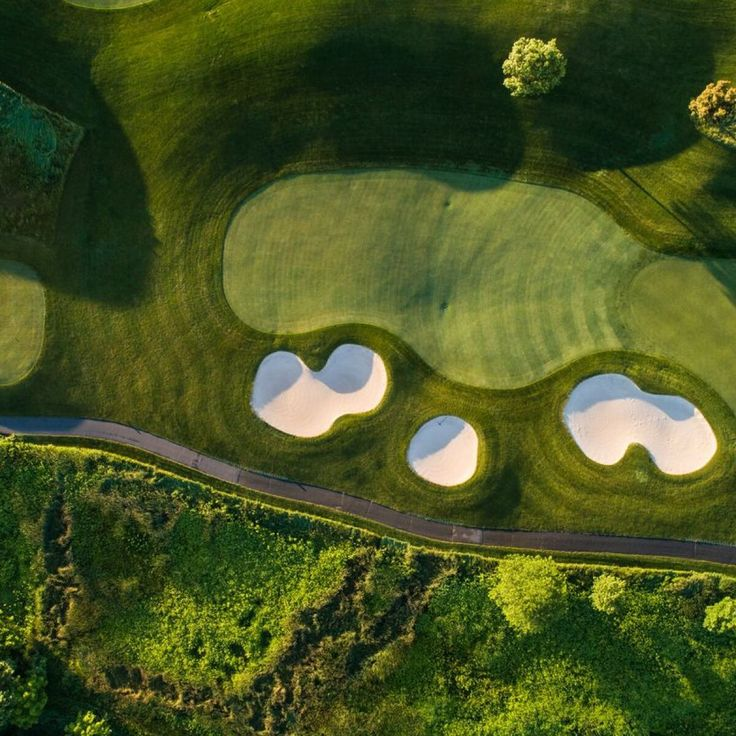
#> input picture AerialImage/imgs/overheadGolfGreen.jpg, 736 x 736 px
$ python openCV.py
#> lines starting #> are read from the running program, lines starting #| are printed output that depends on the picture; after the words box and inside, x2 and y2 are one past the last pixel; in counts of white or black regions, pixels touching at a corner belong together
import cv2
import numpy as np

# Load the image
image = cv2.imread("./imgs/overheadGolfGreen.jpg")
#> image is the input picture: shape (736, 736, 3); mean B, G, R 34.9, 84.1, 71.9

# Convert to grayscale
gray = cv2.cvtColor(image, cv2.COLOR_BGR2GRAY)
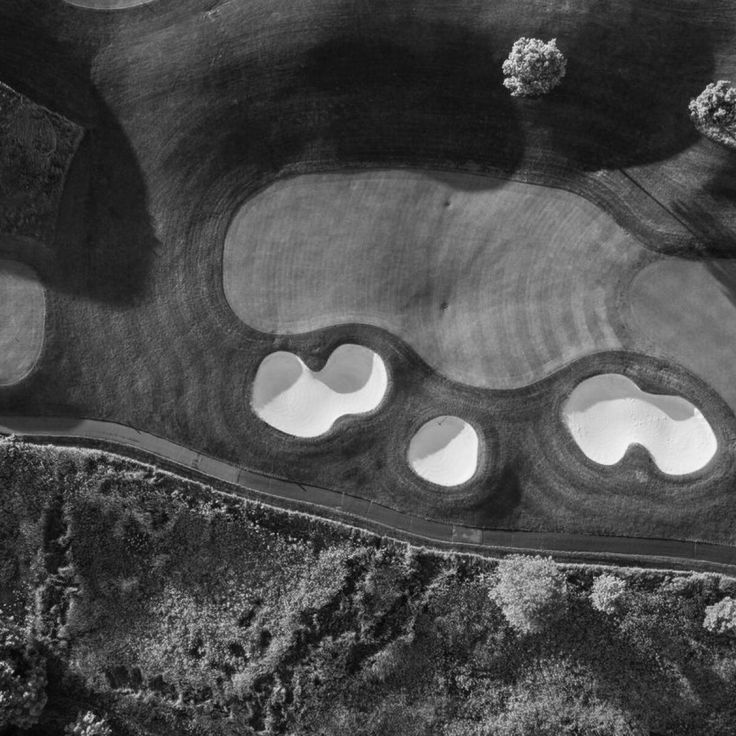
#> gray: shape (736, 736); min 2, max 248, mean 74.8

# Apply Gaussian blur
blurred = cv2.GaussianBlur(gray, (5, 5), 0)

# Apply Canny edge detection
edges = cv2.Canny(blurred, 100, 200)
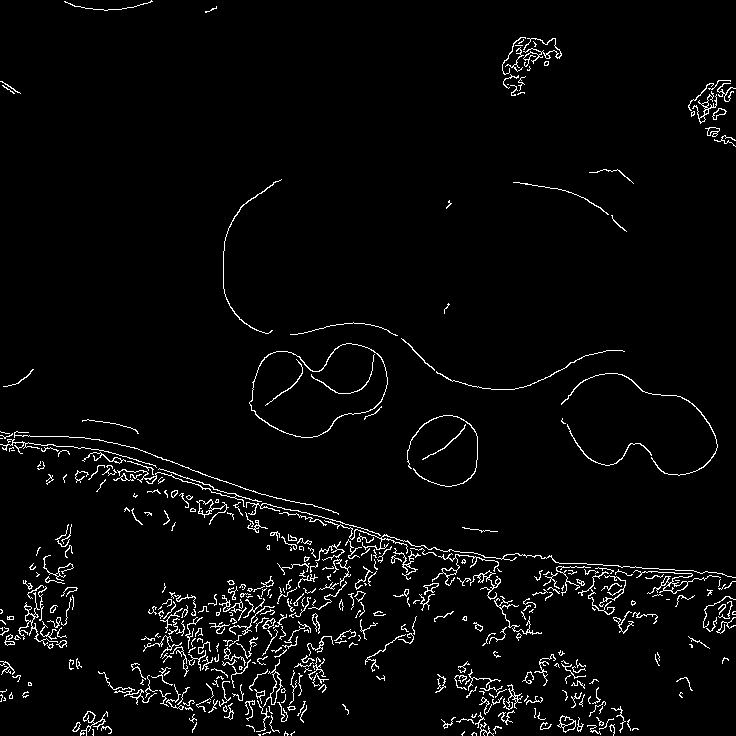
#> edges: shape (736, 736); 3.4% white in thin lines or dots

# Find contours
contours, _ = cv2.findContours(
    edges, cv2.RETR_EXTERNAL, cv2.CHAIN_APPROX_SIMPLE)
#> contours = 437 contours, 372 with area under 20; largest, box (x1, y1, x2, y2) and area: (249, 343, 388, 438) 8944, (633, 570, 721, 594) 208, (557, 715, 576, 733) 178, (196, 499, 229, 525) 172, (263, 659, 283, 707) 169

# If you want to simplify the contour, use polygon approximation (optional)
simplified_contour = cv2.approxPolyDP(contours[0], 5, True)
#> simplified_contour = [[258, 734]]

# Extract points
points = simplified_contour.reshape(-1, 2)
#> points = [[258, 734]]

# Show the result (Optional)
cv2.drawContours(image, [simplified_contour], -1, (0, 255, 0), 3)
#> image: shape (736, 736, 3); under 0.01% of pixels changed, all inside (x1, y1, x2, y2) = (256, 732, 261, 736)
cv2.imshow("Field Outline", image)
cv2.waitKey(0)
cv2.destroyAllWindows()

# Output points
print(points)
#| [[258 734]]
